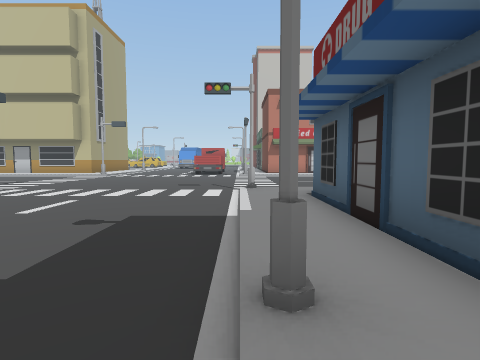
[1] (above)

24 first-person views from a walk through a 3-D level made in the Unity game engine. The camera is 1.5 m above the floor, tilts 4° down and sees 80° across. The floor is counted in squares, 2 m on a side. Each view is taken from the middle of a square. On the plan, view 1 faces up. The plan holds only what a view shows up to about 10 squares ahead; the rest is blank. The place goes on beyond the plan. The player character is not drawn.

[2]
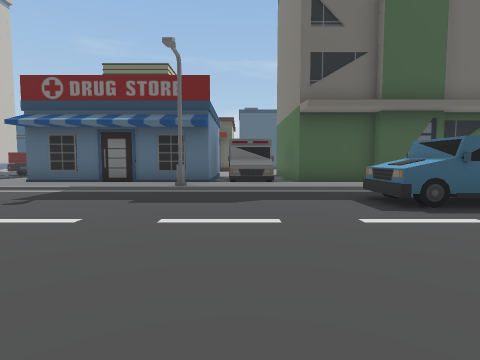

[3]
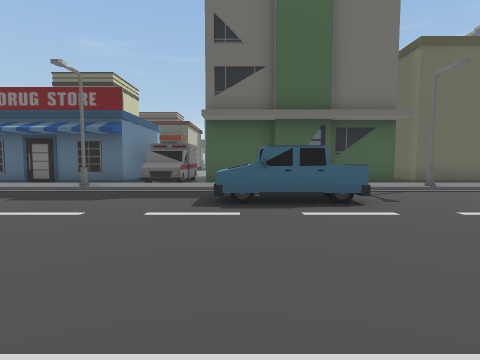

[4]
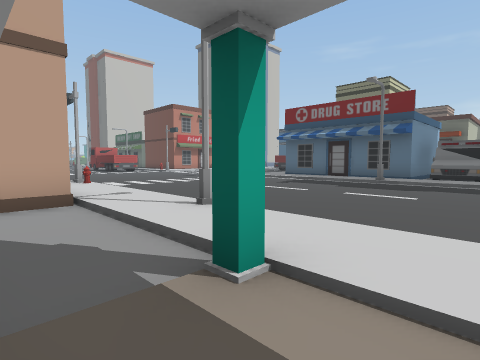

[5]
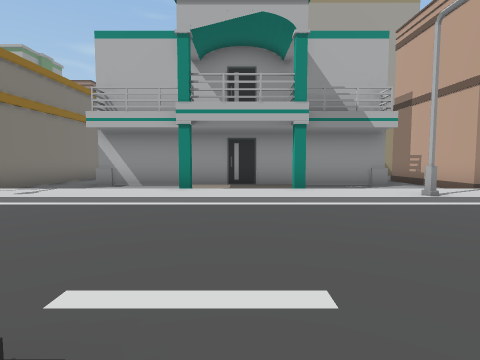

[6]
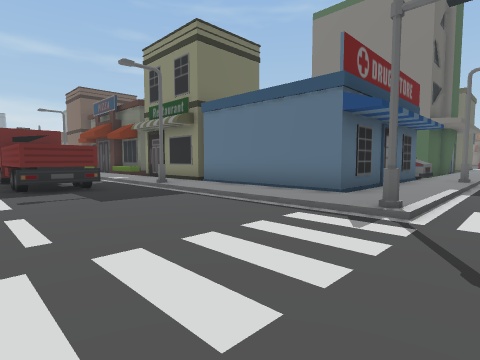

[7]
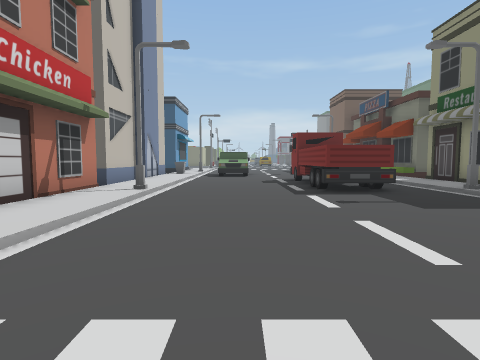

[8]
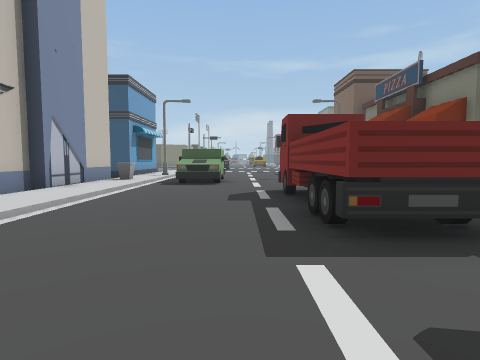

[9]
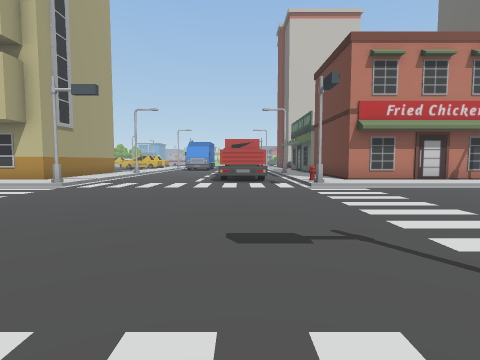

[10]
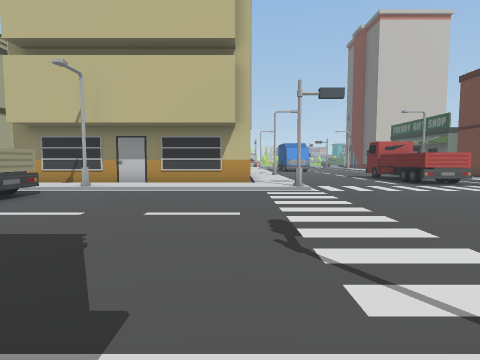

[11]
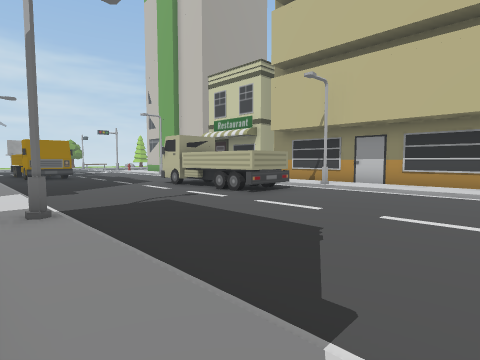

[12]
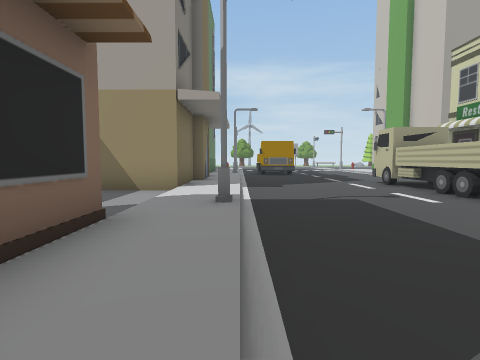

[13]
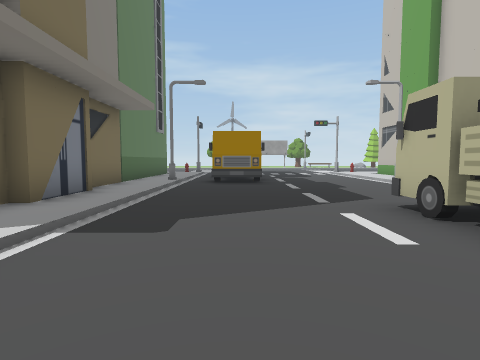

[14]
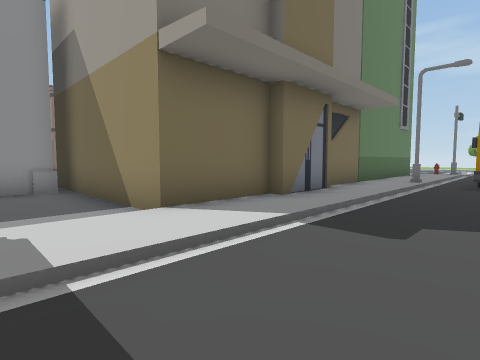

[15]
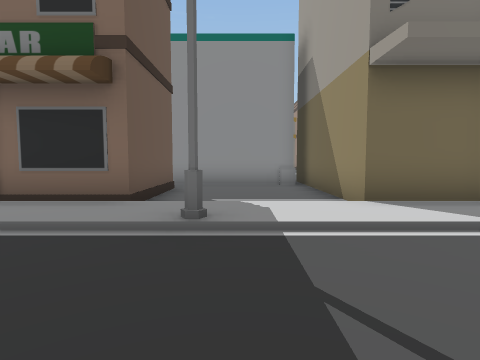

[16]
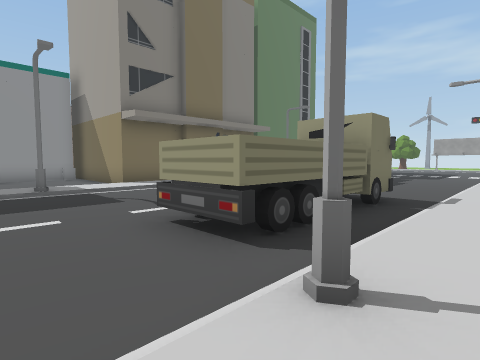

[17]
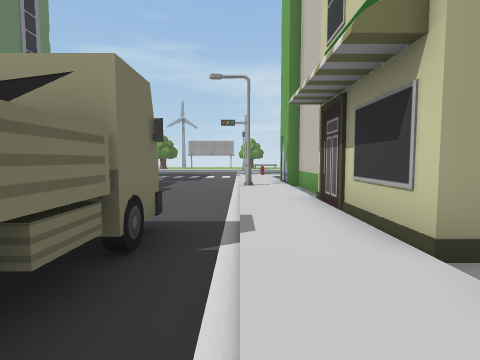

[18]
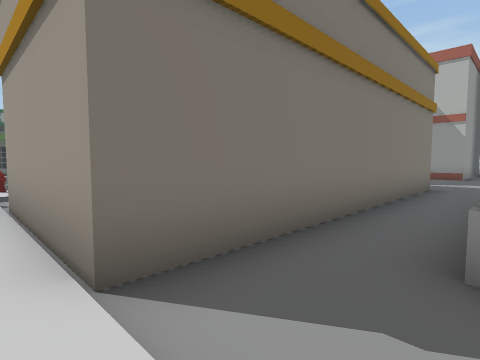

[19]
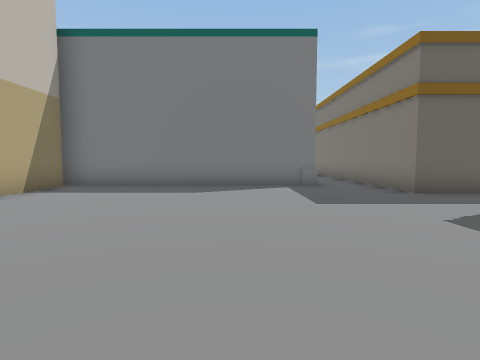

[20]
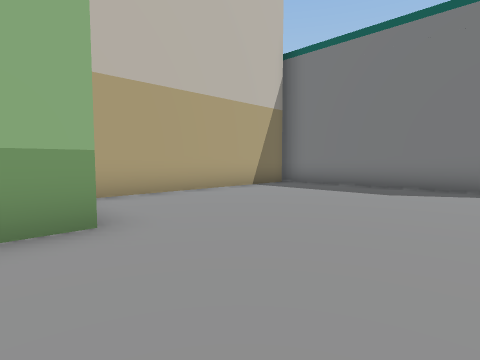

[21]
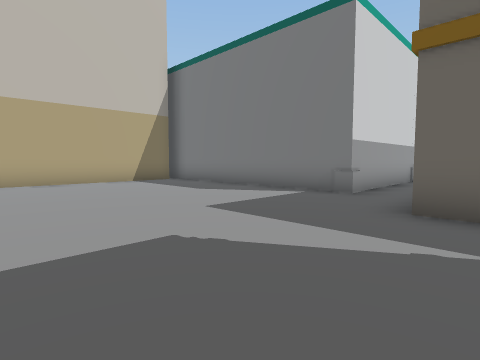

[22]
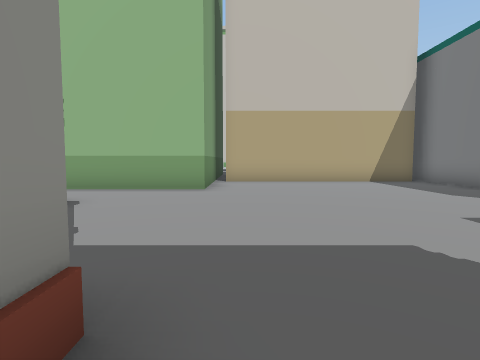

[23]
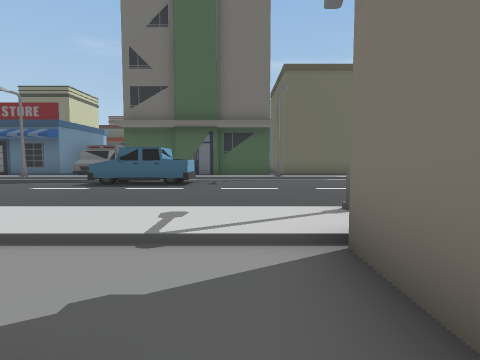

[24]
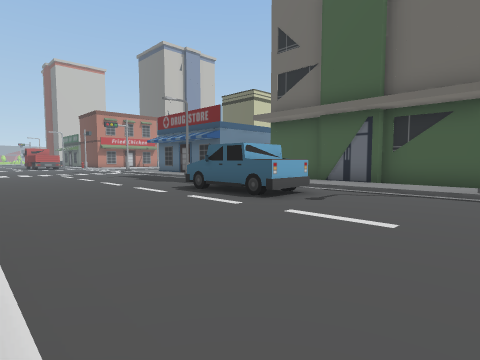

### Floor plan
Key: @ floor where view 1 was taken; # wall or solid block; . main floor; : floor 0.25 m higher than the main floor; / step, stairs or slope; S streetlight; B building; T truck; O other object.
Columns run from 24 left of view 1 to 14 right of it. Each row starts with its distance up from view 1.
 17 BBBBBBB.BBBBBBBB:/....TT/:######BBBBBBB
 16 :::::::::::::::::/......O:::::::::::::O
 15 S//////////S/////#......//////S////////
 14 ......TTTTT..........................OO
 13 ......TTTTT..........................OO
 12 .......................................
 11 ...............................TTTTT...
 10 TT.............................TT T
  9 T.................................
  8 S//////////S//////......#/////S///
  7 ::::BB:::::::::::O....../::::::::::
  6 BBBB  BBB...### :/....../:#####BBBB BBB
  5         B...### :/....../:#    B
  4         B...####:/....../:#
  3         B.......:/....../:#
  2         B#####..:S......S:#
  1  BBBBBBBB#   #..:/....../:##
  0  B.......#   #..:/......@:OO
 -1 BB.......#   #.#:/....../:OO
 -2 .........#   #..:/....../:BB
 -3 .........#   #.#:/....TT/:B
 -4 .........#   #..:/....T  :B
 -5 .........#   #..:/....TT/:B
 -6 .........#####..:/....../:B
 -7  ...............:/....../:B
 -8  #.....BBBBBBBBB:S......S:B
 -9   .....B       B:/....../:#

Where each view was taken, in squares from view 1:
view 1: 0 up, 0 right, facing up
view 2: 0 up, 7 left, facing right
view 3: 3 down, 8 left, facing right
view 4: 2 down, 10 left, facing up-right
view 5: 2 down, 2 left, facing left
view 6: 12 up, 1 left, facing down-right
view 7: 13 up, 0 right, facing right
view 8: 12 up, 4 right, facing right
view 9: 7 up, 2 left, facing up
view 10: 7 up, 9 left, facing up
view 11: 7 up, 9 left, facing up-left
view 12: 8 up, 9 left, facing left
view 13: 10 up, 14 left, facing left
view 14: 10 up, 14 left, facing down-left
view 15: 11 up, 14 left, facing down
view 16: 16 up, 12 left, facing down-left
view 17: 15 up, 15 left, facing left
view 18: 6 down, 8 left, facing down-left
view 19: 4 down, 24 left, facing right
view 20: 5 down, 24 left, facing up-right
view 21: 9 down, 22 left, facing up-right
view 22: 9 down, 22 left, facing up
view 23: 7 down, 11 left, facing right
view 24: 9 down, 7 left, facing up-right
